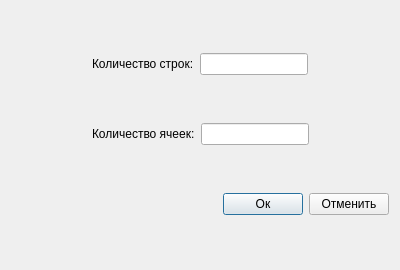
<?xml version="1.0" encoding="UTF-8"?>
<ui version="4.0">
 <class>NewWindow</class>
 <widget class="QDialog" name="NewWindow">
  <property name="geometry">
   <rect>
    <x>0</x>
    <y>0</y>
    <width>400</width>
    <height>270</height>
   </rect>
  </property>
  <property name="windowTitle">
   <string>Новая таблица</string>
  </property>
  <layout class="QVBoxLayout" name="verticalLayout">
   <item>
    <layout class="QHBoxLayout" name="horizontalLayout_2">
     <item>
      <spacer name="horizontalSpacer_3">
       <property name="orientation">
        <enum>Qt::Horizontal</enum>
       </property>
       <property name="sizeHint" stdset="0">
        <size>
         <width>40</width>
         <height>20</height>
        </size>
       </property>
      </spacer>
     </item>
     <item>
      <widget class="QLabel" name="label_2">
       <property name="text">
        <string>Количество строк:</string>
       </property>
      </widget>
     </item>
     <item>
      <widget class="QLineEdit" name="lineEdit"/>
     </item>
     <item>
      <spacer name="horizontalSpacer_4">
       <property name="orientation">
        <enum>Qt::Horizontal</enum>
       </property>
       <property name="sizeHint" stdset="0">
        <size>
         <width>40</width>
         <height>20</height>
        </size>
       </property>
      </spacer>
     </item>
    </layout>
   </item>
   <item>
    <layout class="QHBoxLayout" name="horizontalLayout_3">
     <item>
      <spacer name="horizontalSpacer_5">
       <property name="orientation">
        <enum>Qt::Horizontal</enum>
       </property>
       <property name="sizeHint" stdset="0">
        <size>
         <width>40</width>
         <height>20</height>
        </size>
       </property>
      </spacer>
     </item>
     <item>
      <widget class="QLabel" name="label">
       <property name="text">
        <string>Количество ячеек:</string>
       </property>
      </widget>
     </item>
     <item>
      <widget class="QLineEdit" name="lineEdit_2"/>
     </item>
     <item>
      <spacer name="horizontalSpacer_6">
       <property name="orientation">
        <enum>Qt::Horizontal</enum>
       </property>
       <property name="sizeHint" stdset="0">
        <size>
         <width>40</width>
         <height>20</height>
        </size>
       </property>
      </spacer>
     </item>
    </layout>
   </item>
   <item>
    <layout class="QHBoxLayout" name="horizontalLayout">
     <item>
      <spacer name="horizontalSpacer">
       <property name="orientation">
        <enum>Qt::Horizontal</enum>
       </property>
       <property name="sizeHint" stdset="0">
        <size>
         <width>40</width>
         <height>20</height>
        </size>
       </property>
      </spacer>
     </item>
     <item>
      <widget class="QPushButton" name="pushButton_2">
       <property name="text">
        <string>Ок</string>
       </property>
      </widget>
     </item>
     <item>
      <widget class="QPushButton" name="pushButton">
       <property name="text">
        <string>Отменить</string>
       </property>
      </widget>
     </item>
    </layout>
   </item>
  </layout>
 </widget>
 <resources/>
 <connections/>
</ui>
